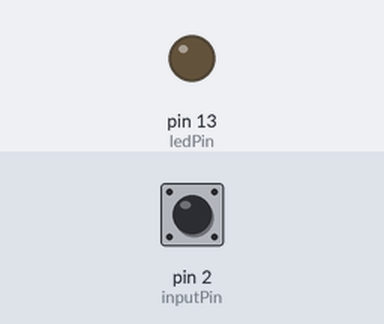
Simulated run of this sketch. Board: Arduino Uno, built with avr-gcc and run on an emulated ATmega328P. Shown: output pins drawn as LEDs (lit = HIGH). Dashed ring = blinking. The test bench sets the inputs (shaded band); at power-on: pin 2 (inputPin) HIGH. Sleep ends after the set time or at an interrupt.

Above: at 5.0 s.
5.1 s: pin 2 (inputPin) pulled LOW for 0.15 s
At 5.2 s:
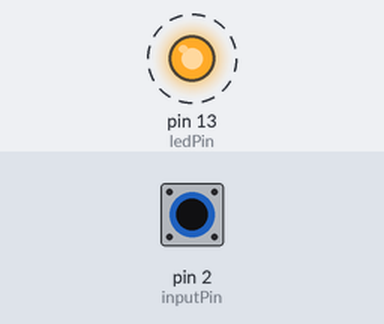
Timing chart, 0 to 14.1 s (numbered marks = the images above; inputs shaded):
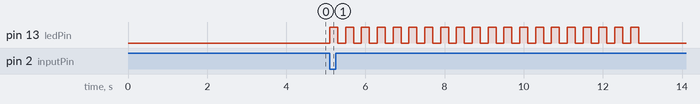

Measured:
- after the input at 5.1 s, pin 13 (ledPin): alternates HIGH for 0.20 s and LOW for 0.20 s, 40 changes in all, then stays LOW, starting at once

The sketch:

sketch06_05_sleep_external_wake.ino
```cpp
// private include
/* BEGIN USER CODE PI */
#include <avr/sleep.h>
/* END USER CODE PI */

// private define
/* BEGIN USER CODE PD */
/* END USER CODE PD */

// private macro
/* BEGIN USER CODE PM */
/* END USER CODE PM */

// private variable
/* BEGIN USER CODE PV */
const int ledPin = 13;
const int inputPin = 2;

volatile boolean flag;
/* END USER CODE PV */

/* BEGIN USER CODE 0 */
/* END USER CODE 0 */

// private function
/* BEGIN USER CODE PF */
/* END USER CODE PF */

/* BEGIN USER CODE 1 */
/* END USER CODE 1 */

void setup() {
  // put your setup code here, to run once:
  /* BEGIN USER CODE 2 */
  pinMode(ledPin, OUTPUT);
  pinMode(inputPin, INPUT_PULLUP);
  goToSleep();
  /* END USER CODE 2 */
}

void loop() {
  // put your main code here, to run repeatedly:
  /* END USER CODE LOOP */
  /* BEGIN USER CODE 3 */
  if(flag)
  {
    doSomething();
    flag = false;
    goToSleep();
  }
}
/* END USER CODE 3 */
void setFlag()
{
  flag = true;
}

void goToSleep()
{
  set_sleep_mode(SLEEP_MODE_PWR_DOWN);
  sleep_enable();
  attachInterrupt(0, setFlag, LOW);
  sleep_mode();
  sleep_disable();
  detachInterrupt(0);
}

void doSomething()
{
  for(int i = 0; i < 20; ++i)
  {
    digitalWrite(ledPin, HIGH);
    delay(200);
    digitalWrite(ledPin, LOW);
    delay(200);
  }
}
```
